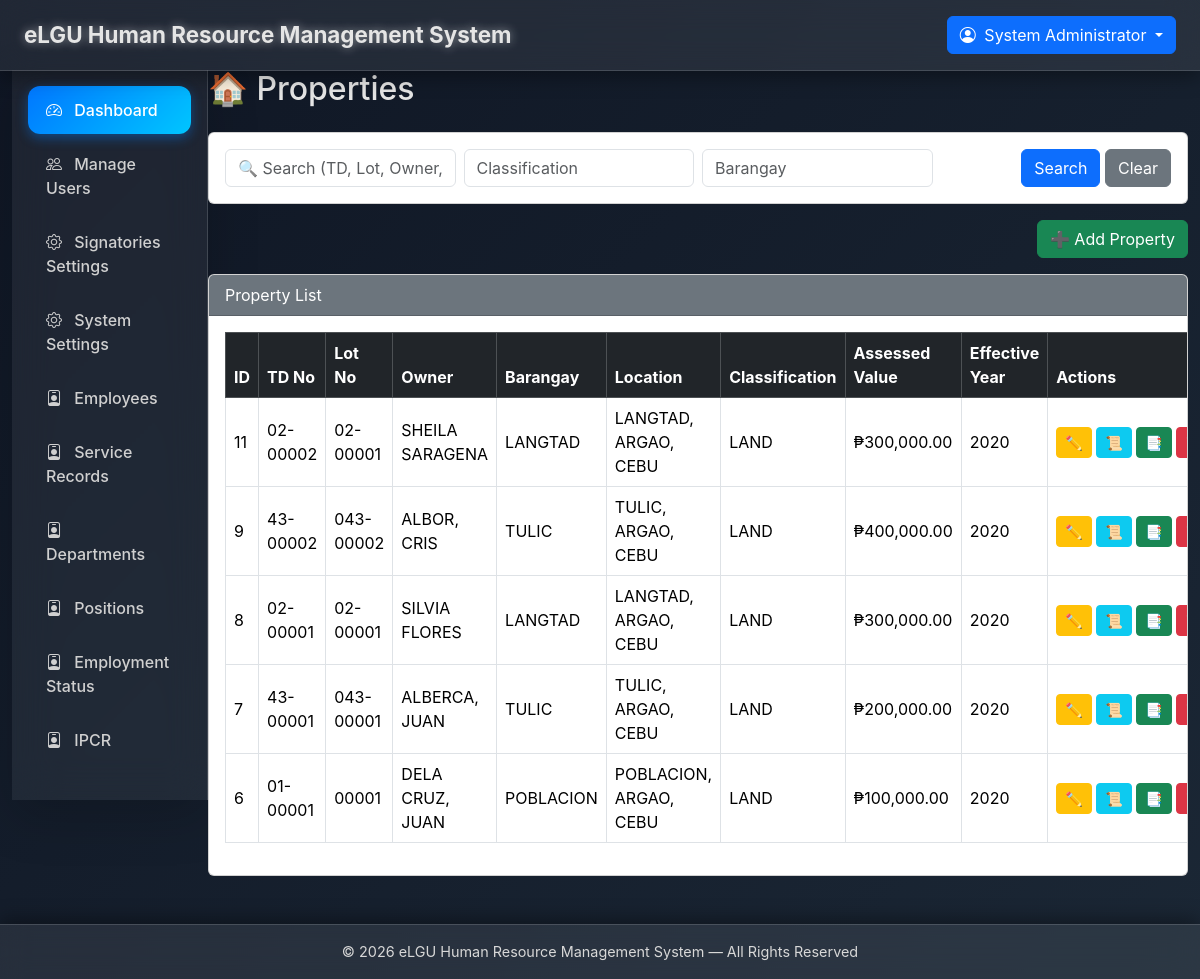
Screenshot of /assessment/properties.php (signed in) with the database file from the repository.
### tables this page shows
CREATE TABLE `properties` (
  `id` int(11) NOT NULL,
  `td_no` varchar(50) DEFAULT NULL,
  `lot_no` varchar(100) DEFAULT NULL,
  `location` varchar(255) DEFAULT NULL,
  `barangay` varchar(100) DEFAULT NULL,
  `classification` varchar(100) DEFAULT NULL,
  `assessed_value` decimal(18,2) DEFAULT 0.00,
  `effective_year` int(4) DEFAULT NULL,
  `revision_year` int(4) DEFAULT NULL,
  `owner_id` int(11) DEFAULT NULL,
  `notes` text DEFAULT NULL,
  `created_at` timestamp NOT NULL DEFAULT current_timestamp(),
  `updated_at` timestamp NOT NULL DEFAULT current_timestamp() ON UPDATE current_timestamp()
);

CREATE TABLE `owners` (
  `id` int(11) NOT NULL,
  `name` varchar(255) NOT NULL,
  `username` varchar(100) DEFAULT NULL,
  `email` varchar(255) DEFAULT NULL,
  `password` varchar(255) DEFAULT NULL,
  `address` text DEFAULT NULL,
  `tin` varchar(50) DEFAULT NULL,
  `contact_no` varchar(20) DEFAULT NULL,
  `created_at` timestamp NOT NULL DEFAULT current_timestamp()
);

### assessment/properties.php (the view, shortened to what this page needs)
<?php
require_once __DIR__ . '/../layouts/header.php';
require_once __DIR__ . '/../layouts/sidebar.php';
$where = "WHERE 1=1";
$search = trim($_GET['search'] ?? '');
$filter_classification = trim($_GET['classification'] ?? '');
$filter_barangay = trim($_GET['barangay'] ?? '');
$page = max(1, (int)($_GET['page'] ?? 1));
$limit = 10;
$offset = ($page - 1) * $limit;
$sql = "SELECT p.*, o.name AS owner_name
        FROM properties p
        LEFT JOIN owners o ON o.id=p.owner_id
        $where
        ORDER BY p.id DESC
        LIMIT $limit OFFSET $offset";
$stmt = $mysqli->prepare($sql);
$stmt->execute();
$res = $stmt->get_result();
?>
<h2 class="mb-4">🏠 Properties</h2>
<div class="card mb-3">
  <div class="card-body">
    <form method="get" class="row g-2 align-items-center">
      <div class="col-md-3"><input type="text" name="search" value="<?=htmlspecialchars($search)?>" class="form-control" placeholder="🔍 Search (TD, Lot, Owner, Location)"></div>
      <div class="col-md-3"><input type="text" name="classification" value="<?=htmlspecialchars($filter_classification)?>" class="form-control" placeholder="Classification"></div>
      <div class="col-md-3"><input type="text" name="barangay" value="<?=htmlspecialchars($filter_barangay)?>" class="form-control" placeholder="Barangay"></div>
      <div class="col-md-3 text-end">
        <button class="btn btn-primary">Search</button>
        <a href="properties.php" class="btn btn-secondary">Clear</a>
      </div>
    </form>
  </div>
</div>
<div class="text-end mb-3">
  <button class="btn btn-success" data-bs-toggle="modal" data-bs-target="#addModal">➕ Add Property</button>
</div>
<div class="card">
  <div class="card-header bg-secondary text-white">Property List</div>
  <div class="card-body table-responsive">
    <table class="table table-bordered table-hover align-middle">
      <thead class="table-dark">
        <tr>
          <th>ID</th><th>TD No</th><th>Lot No</th><th>Owner</th><th>Barangay</th><th>Location</th>
          <th>Classification</th><th>Assessed Value</th><th>Effective Year</th><th>Actions</th>
        </tr>
      </thead>
      <tbody>
        <?php while($row = $res->fetch_assoc()): ?>
        <tr>
          <td><?=$row['id']?></td>
          <td><?=htmlspecialchars($row['td_no'])?></td>
          <td><?=htmlspecialchars($row['lot_no'])?></td>
          <td><?=htmlspecialchars($row['owner_name'])?></td>
          <td><?=htmlspecialchars($row['barangay'])?></td>
          <td><?=htmlspecialchars($row['location'])?></td>
          <td><?=htmlspecialchars($row['classification'])?></td>
          <td>₱<?=number_format($row['assessed_value'],2)?></td>
          <td><?=$row['effective_year']?></td>
          <td class="text-nowrap">
            <button class="btn btn-warning btn-sm edit-btn"
              data-id="<?=$row['id']?>"
              data-td="<?=$row['td_no']?>"
              data-lot="<?=$row['lot_no']?>"
              data-owner="<?=$row['owner_id']?>"
              data-barangay="<?=$row['barangay']?>"
              data-location="<?=$row['location']?>"
              data-classification="<?=$row['classification']?>"
              data-value="<?=$row['assessed_value']?>"
              data-year="<?=$row['effective_year']?>">✏️</button>
            <button class="btn btn-info btn-sm history-btn" data-id="<?=$row['id']?>">📜</button>
            <a href="assessments.php?property_id=<?=$row['id']?>" class="btn btn-success btn-sm">📑</a>
            <form method="post" class="d-inline" onsubmit="return confirm('Delete this property?')">
              <button class="btn btn-danger btn-sm" name="delete_property">🗑️</button>
            </form>
          </td>
        </tr>
        <?php endwhile; ?>
      </tbody>
    </table>
  </div>
</div>
<?php require_once __DIR__ . '/../layouts/footer.php'; ?>

### layouts/header.php (style rules this page uses)
body { background: linear-gradient(135deg, #0f1624, #1b2735); color: #e5e5e5; overflow-x: hidden; font-family: 'Inter', sans-serif; }

### rows the page displays
properties: id "11", td_no "02-00002", lot_no "02-00001", owner.name "SHEILA SARAGENA", barangay "LANGTAD", location "LANGTAD, ARGAO, CEBU", classification "LAND", assessed_value "300,000.00", effective_year "2020"
properties: id "9", td_no "43-00002", lot_no "043-00002", owner.name "ALBOR, CRIS", barangay "TULIC", location "TULIC, ARGAO, CEBU", classification "LAND", assessed_value "400,000.00", effective_year "2020"
properties: id "8", td_no "02-00001", lot_no "02-00001", owner.name "SILVIA FLORES", barangay "LANGTAD", location "LANGTAD, ARGAO, CEBU", classification "LAND", assessed_value "300,000.00", effective_year "2020"
properties: id "7", td_no "43-00001", lot_no "043-00001", owner.name "ALBERCA, JUAN", barangay "TULIC", location "TULIC, ARGAO, CEBU", classification "LAND", assessed_value "200,000.00", effective_year "2020"
properties: id "6", td_no "01-00001", lot_no "00001", owner.name "DELA CRUZ, JUAN", barangay "POBLACION", location "POBLACION, ARGAO, CEBU", classification "LAND", assessed_value "100,000.00", effective_year "2020"

### other values shown
SYSTEM_NAME "eLGU Human Resource Management System"
$_SESSION['name'] "System Administrator"
